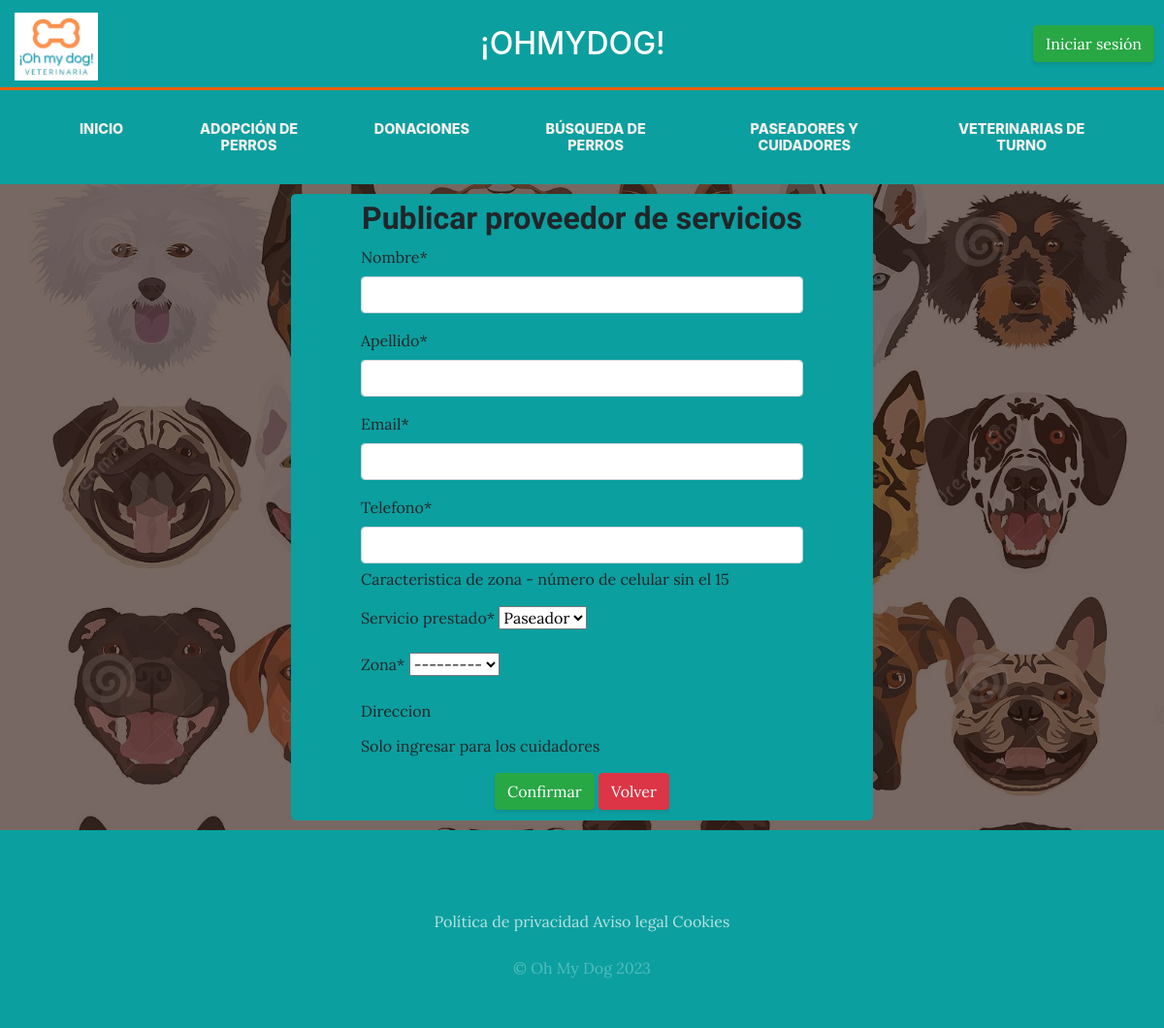
/contactoPaseadoresCuidadores/alta_proveedor, run on an earlier commit of the app's database.
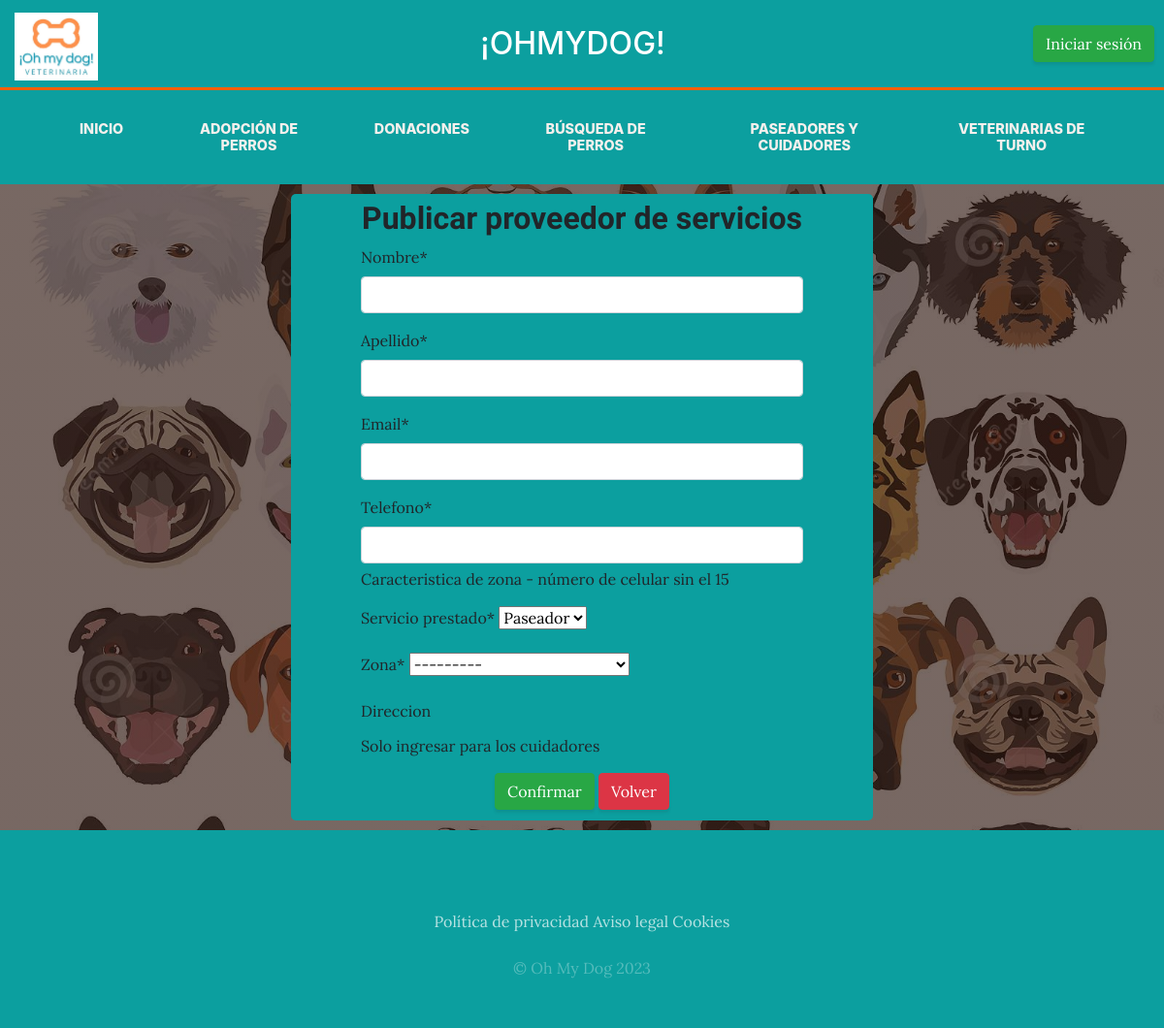
And on a later commit of the database.
### perdidaBusqueda/models.py (models this page shows)
class Zona(models.Model): #creo que no es necesario, preguntar, define el al atributo de tipo charField
    zona=models.CharField(max_length=25)
    def __str__(self):
        return self.zona

### contactoPaseadoresCuidadores/views.py (the view, shortened to what this page needs)
# urls.py: path('alta_proveedor', views.alta_proveedor, name='alta_proveedor'),
def alta_proveedor (request):
    formulario= formulario_proveedor()
    return render(request, 'contactoPaseadoresCuidadores/alta_proveedor.html', {'form':formulario})

### contactoPaseadoresCuidadores/forms.py
class formulario_proveedor(forms.Form):
    nombre=forms.CharField(label="Nombre",max_length=15, required=True)
    apellido =forms.CharField(label="Apellido",max_length=15, required=True)
    email=forms.EmailField(label="Email")
    telefono=forms.CharField(label="Telefono",max_length=12, help_text="Caracteristica de zona - número de celular sin el 15", validators=[numero_valido])
    rol=forms.ChoiceField(label="Servicio prestado", choices=Proveedor.Roles)
    zona=forms.ModelChoiceField(label="Zona", queryset=Zona.objects.all())
    direccion=forms.CharField(required=False, help_text="Solo ingresar para los cuidadores")

### contactoPaseadoresCuidadores/templates/contactoPaseadoresCuidadores/alta_proveedor.html (shortened to what this page needs)
{% extends "ohmydogapp/base.html" %}
{% load crispy_forms_tags %}
{% load static %}
{% block content %}
<div class="contenedorFormulario" style="justify-items: center;">
    <div class="col-md-12">
      <h2 class="text-center" style="margin-top: 5px;"><strong>Publicar proveedor de servicios</strong></h2>
      <form action="" method="POST" enctype="multipart/form-data" style="width: 80%; margin: auto;">
        {{ form|crispy }}
        <div style="justify-items: center; text-align: center;">
        <input class="btn btn-success" type="submit" value="Confirmar" style="margin: auto; margin-bottom: 10px;">
        <a class="btn btn-danger" type="submit" href="{% url 'contactoPaseadoresCuidadores' %}" style="margin: auto;  margin-bottom: 10px">Volver</a>
      </div>
      </form>
    </div>
  </div>
{% endblock %}

What changed in the data, as far as the page shows it:
added Zona: zona "---------"
Also different on the page:
form field zona: "---------" → (not shown)
